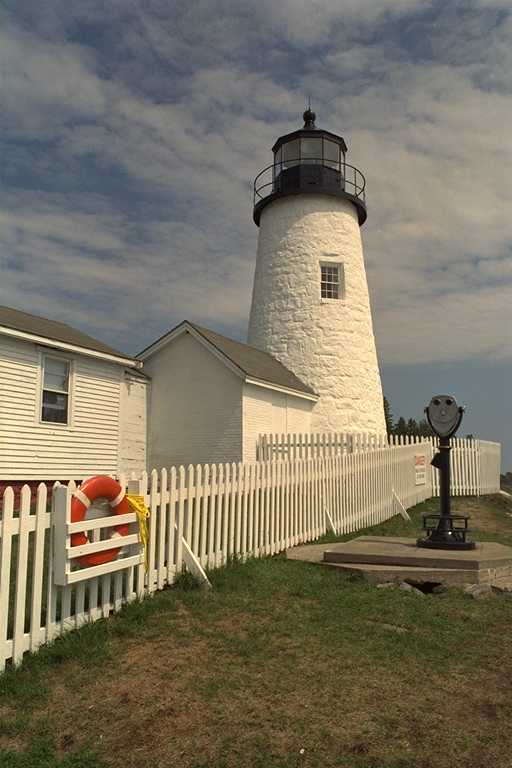
#> input picture week1/kodim19.png, 512 x 768 px
$ python L1_1.py   (older library calls are emulated)
#> lines starting #> are read from the running program, lines starting #| are printed output that depends on the picture; after the words box and inside, x2 and y2 are one past the last pixel; in counts of white or black regions, pixels touching at a corner belong together
from pathlib import Path

import cv2
import numpy as np
import matplotlib.pyplot as plt
from PIL import Image

HERE = Path(__file__).parent
OUT = HERE / "out"
OUT.mkdir(exist_ok=True)

img = np.array(Image.open(HERE / "kodim19.png"), dtype=np.float64)
H, W, _ = img.shape
#> H = 768; W = 512

print("boyut :", img.shape)
#| boyut : (768, 512, 3)
print("aralik:", img.min(), "-", img.max())
#| aralik: 0.0 - 255.0


def bayer_masks(h, w):
    mr = np.zeros((h, w), dtype=bool)
    mg = np.zeros((h, w), dtype=bool)
    mb = np.zeros((h, w), dtype=bool)
    mr[0::2, 0::2] = True
    mg[0::2, 1::2] = True
    mg[1::2, 0::2] = True
    mb[1::2, 1::2] = True
    return mr, mg, mb


MR, MG, MB = bayer_masks(H, W)

raw = np.zeros((H, W), dtype=np.float64)
raw[MR] = img[:, :, 0][MR]
raw[MG] = img[:, :, 1][MG]
raw[MB] = img[:, :, 2][MB]

print()
print("--- mozaikleme ---")
print("R piksel: %7d  (%.1f%%)" % (MR.sum(), 100 * MR.sum() / MR.size))
#| R piksel:   98304  (25.0%)
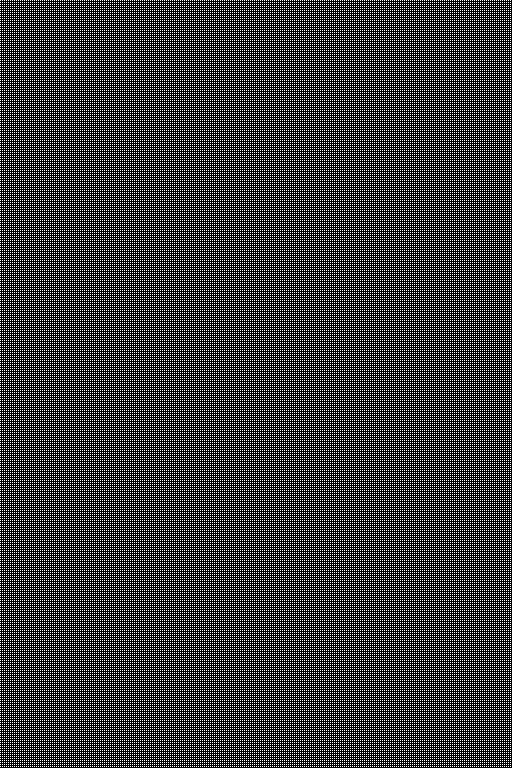
#> MR: shape (768, 512) bool; 25% white in thin lines or dots
print("G piksel: %7d  (%.1f%%)" % (MG.sum(), 100 * MG.sum() / MG.size))
#| G piksel:  196608  (50.0%)
#> MG: shape (768, 512) bool; 50% white in thin lines or dots
print("B piksel: %7d  (%.1f%%)" % (MB.sum(), 100 * MB.sum() / MB.size))
#| B piksel:   98304  (25.0%)
#> MB: shape (768, 512) bool; 25% white in thin lines or dots
print("orijinal olcum sayisi : %d" % img.size)
#| orijinal olcum sayisi : 1179648
print("ham sensor olcum sayisi: %d" % raw.size)
#| ham sensor olcum sayisi: 393216
print("kaybedilen             : %.1f%%" % (100 * (1 - raw.size / img.size)))
#| kaybedilen             : 66.7%

cfa_rgb = np.zeros_like(img)
cfa_rgb[:, :, 0][MR] = raw[MR]
cfa_rgb[:, :, 1][MG] = raw[MG]
cfa_rgb[:, :, 2][MB] = raw[MB]


K_G = np.array([[0.0, 1.0, 0.0],
                [1.0, 4.0, 1.0],
                [0.0, 1.0, 0.0]]) / 4.0

K_RB = np.array([[1.0, 2.0, 1.0],
                 [2.0, 4.0, 2.0],
                 [1.0, 2.0, 1.0]]) / 4.0


def conv(x, k):
    return cv2.filter2D(x, -1, k, borderType=cv2.BORDER_REFLECT)


def demosaic_bilinear(raw, mr, mg, mb):
    out = np.zeros(raw.shape + (3,), dtype=np.float64)
    out[:, :, 0] = conv(raw * mr, K_RB)
    out[:, :, 1] = conv(raw * mg, K_G)
    out[:, :, 2] = conv(raw * mb, K_RB)
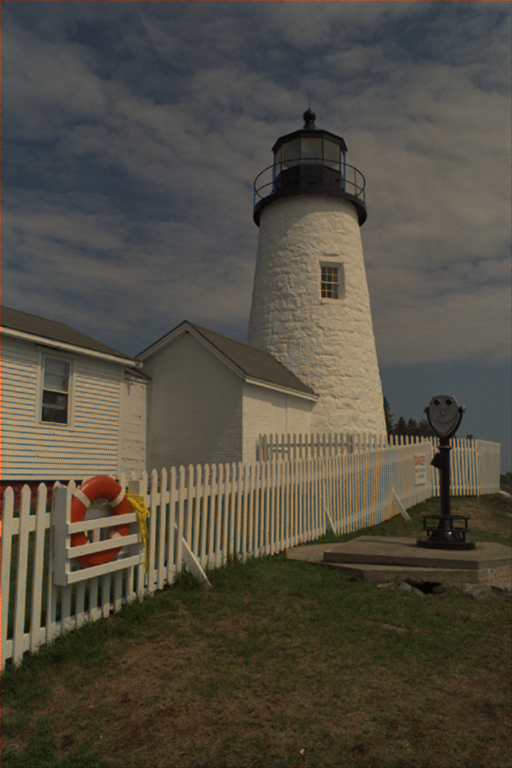
#> out: shape (768, 512, 3) float64; mean of channels 0, 1, 2 122.7, 115.6, 98.3; drawn with min black and max white
    return out


def psnr(a, b, peak=255.0):
    mse = np.mean((a - b) ** 2)
    return float("inf") if mse == 0 else 10.0 * np.log10(peak ** 2 / mse)


rec = demosaic_bilinear(raw, MR, MG, MB)

print()
print("--- PSNR ---")
for i, name in enumerate(["R", "G", "B"]):
    print("%s : %6.2f dB   (MSE %8.2f)" % (
        name, psnr(img[:, :, i], rec[:, :, i]),
        np.mean((img[:, :, i] - rec[:, :, i]) ** 2)))
#> this loop made 3 passes
#> mse in psnr on passes 1 to 3: 152.7, 49.15, 143
#| R :  26.29 dB   (MSE   152.66)
#| G :  31.22 dB   (MSE    49.15)
#| B :  26.58 dB   (MSE   143.04)
print("toplam: %6.2f dB" % psnr(img, rec))
#| toplam:  27.53 dB


err = np.abs(img - rec)

print()
print("--- hata dagilimi ---")
for i, name in enumerate(["R", "G", "B"]):
    print("%s : ortalama %5.2f   maks %6.2f" % (name, err[:, :, i].mean(), err[:, :, i].max()))
#> this loop made 3 passes
#| R : ortalama  5.43   maks 208.25
#| G : ortalama  2.89   maks 101.75
#| B : ortalama  5.32   maks 135.00

gray = img.mean(axis=2)
gx = cv2.Sobel(gray, cv2.CV_64F, 1, 0, ksize=3)
gy = cv2.Sobel(gray, cv2.CV_64F, 0, 1, ksize=3)
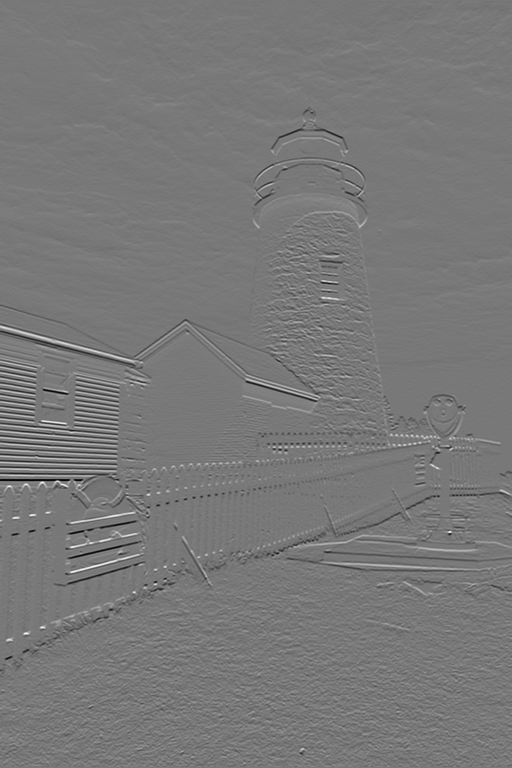
#> gy: shape (768, 512) float64; min -805, max 895, mean -0.6; drawn with min black and max white
grad = np.hypot(gx, gy)

edge = grad >= np.percentile(grad, 90)
#> edge: shape (768, 512) bool; 10% white; 785 white regions (713 under 20 px), largest, box (x1, y1, x2, y2) and area: (0, 319, 406, 673) 22443, (310, 107, 512, 521) 4076, (0, 324, 144, 369) 938
flat = grad <= np.percentile(grad, 50)
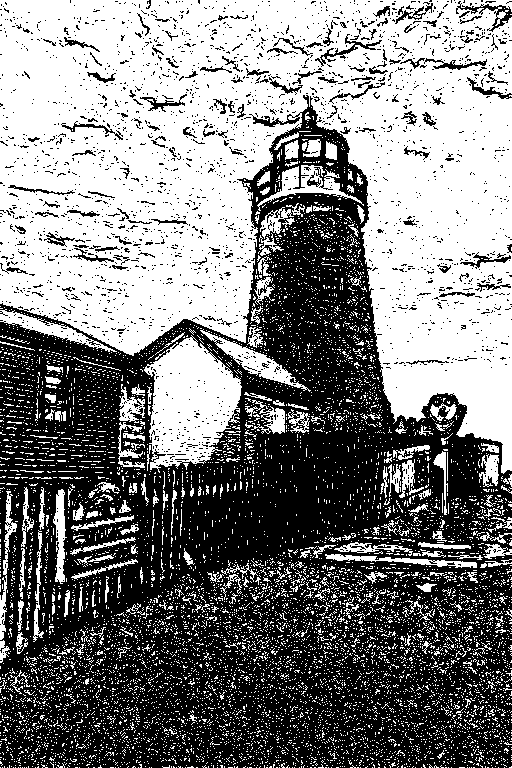
#> flat: shape (768, 512) bool; 50% white; 2411 black regions (2290 under 20 px), largest, box (x1, y1, x2, y2) and area: (0, 95, 512, 768) 182433, (456, 1, 512, 32) 374, (315, 34, 382, 67) 336
err_sum = err.sum(axis=2)
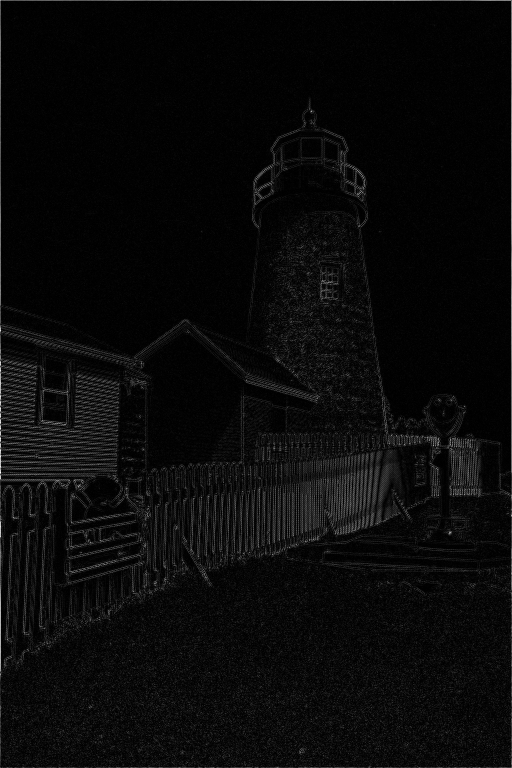
#> err_sum: shape (768, 512) float64; min 0, max 340.8, mean 13.6; drawn with min black and max white

print()
print("--- hata nerede toplaniyor ---")
print("kenar pikselleri (ust %%10 gradyan): ortalama hata %6.2f" % err_sum[edge].mean())
#| kenar pikselleri (ust %10 gradyan): ortalama hata  39.23
print("duz pikseller    (alt %%50 gradyan): ortalama hata %6.2f" % err_sum[flat].mean())
#| duz pikseller    (alt %50 gradyan): ortalama hata   6.15
print("oran                              : %.1f kat" % (err_sum[edge].mean() / err_sum[flat].mean()))
#| oran                              : 6.4 kat

box = cv2.boxFilter(err_sum, -1, (32, 32), normalize=False)
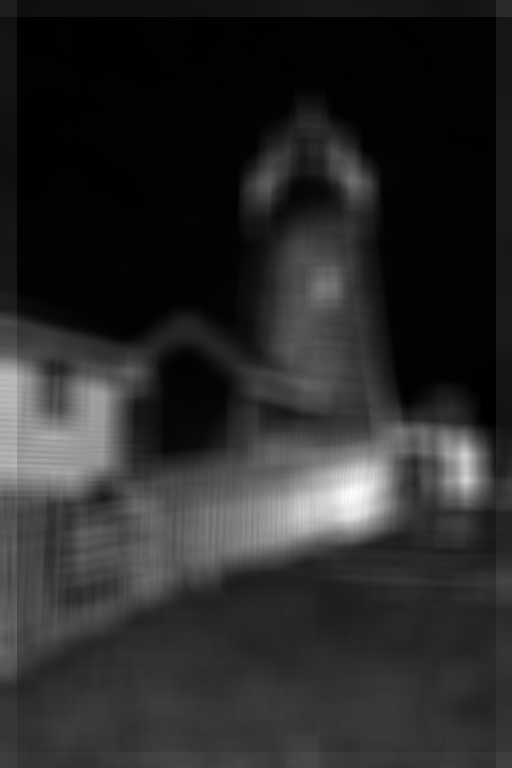
#> box: shape (768, 512) float64; min 2718, max 68348.2, mean 13573.4; drawn with min black and max white
cy, cx = np.unravel_index(np.argmax(box), box.shape)
#> cy = 493; cx = 350
y0 = int(np.clip(cy - 16, 0, H - 32))
#> y0 = 477
x0 = int(np.clip(cx - 16, 0, W - 32))
#> x0 = 334
print()
print("en bozuk 32x32 bolge: satir %d-%d, sutun %d-%d" % (y0, y0 + 32, x0, x0 + 32))
#| en bozuk 32x32 bolge: satir 477-509, sutun 334-366

fig, ax = plt.subplots(1, 3, figsize=(14, 7))
for i, name in enumerate(["R", "G", "B"]):
    im = ax[i].imshow(err[:, :, i], cmap="inferno", vmin=0, vmax=60)
    ax[i].set_title("%s hata haritasi" % name)
    ax[i].axis("off")
fig.colorbar(im, ax=ax, fraction=0.03)
plt.savefig(OUT / "03_hata_haritasi.png", dpi=120, bbox_inches="tight")

crop_o = img[y0:y0 + 32, x0:x0 + 32]
crop_r = rec[y0:y0 + 32, x0:x0 + 32]
fig, ax = plt.subplots(1, 3, figsize=(14, 5))
ax[0].imshow(crop_o.astype(np.uint8), interpolation="nearest")
ax[0].set_title("orijinal")
ax[1].imshow(np.clip(crop_r, 0, 255).astype(np.uint8), interpolation="nearest")
ax[1].set_title("demozaiklenmis (zipper)")
im = ax[2].imshow(np.abs(crop_o - crop_r).sum(axis=2), cmap="inferno", interpolation="nearest")
ax[2].set_title("fark")
for a in ax:
    a.axis("off")
fig.colorbar(im, ax=ax[2], fraction=0.046)
plt.savefig(OUT / "04_zipper.png", dpi=150, bbox_inches="tight")

fig, ax = plt.subplots(1, 2, figsize=(11, 9))
ax[0].imshow(img.astype(np.uint8))
ax[0].set_title("orijinal (referans)")
ax[1].imshow(np.clip(rec, 0, 255).astype(np.uint8))
ax[1].set_title("demozaiklenmis (%.2f dB)" % psnr(img, rec))
for a in ax:
    a.axis("off")
plt.tight_layout()
plt.savefig(OUT / "01_orijinal_vs_geri_kurulmus.png", dpi=120)

fig, ax = plt.subplots(1, 3, figsize=(13, 5))
ax[0].imshow(raw, cmap="gray", vmin=0, vmax=255)
ax[0].set_title("ham sensor (RAW, tek kanal)")
ax[1].imshow(raw[200:216, 200:216], cmap="gray", vmin=0, vmax=255, interpolation="nearest")
ax[1].set_title("RAW 16x16 buyutulmus")
ax[2].imshow(cfa_rgb[200:216, 200:216].astype(np.uint8), interpolation="nearest")
ax[2].set_title("ayni bolge, filtre renkleriyle")
for a in ax:
    a.axis("off")
plt.tight_layout()
plt.savefig(OUT / "02_mozaik.png", dpi=120)
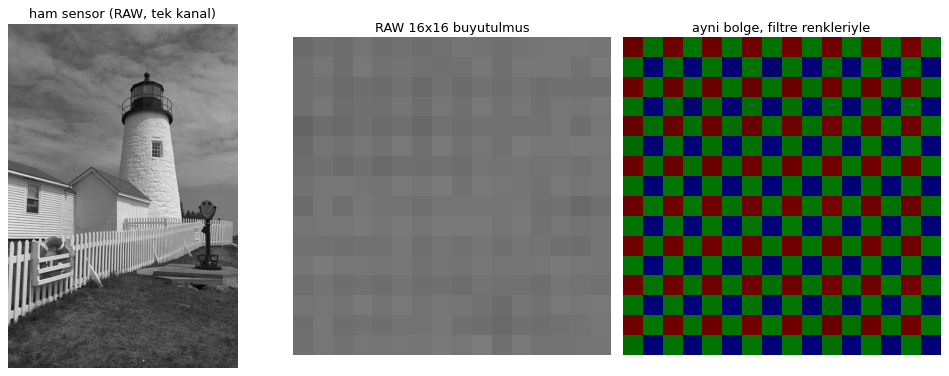
#> figure drawn by matplotlib, 3 panels

plt.show()
